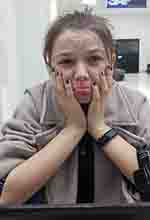
#> input picture Peruza.jpg, 150 x 220 px
$ python Porject.py
#> lines starting #> are read from the running program, lines starting #| are printed output that depends on the picture
import numpy as np
import matplotlib.pylab as plt

image = plt.imread("Peruza.jpg")
#> image is the input picture: shape (220, 150, 3); mean R, G, B 135.5, 125.8, 123.4

# Function to plot usual image
def plotimage(image, h=8, **kwargs):
    # Helper function to plot an image
    # y and x is positions of a pixel
    y = image.shape[0]
    x = image.shape[1]
    # W is a color value of a pixel
    w = (y / x) * h
    # Below 3 lines are for drawing a picture
    plt.figure(figsize=(w, h))
    plt.imshow(image, interpolation="none", **kwargs)
    plt.axis('off')

# Function to plot RGB version of image, each pixel is a three integers, we just need to split them
def plotRGBImage():
    # Creating a subplot, to recreate an RGB image
    fig, axs = plt.subplots(nrows=1, ncols=3, figsize=(15, 5))
    # In this for, we are going to split them, and show the image
    for c, ax, in zip(range(3), axs):
        # np.zeros Return a new array of given shape and type, filled with zeros.
        tmp_image = np.zeros(image.shape, dtype="uint8")
        # assign to temporal image R,G and B values(from for c were equal 0,1,2)
        tmp_image[:, :, c] = image[:, :, c]
        # Show the image
        ax.imshow(tmp_image)
        ax.set_axis_off()
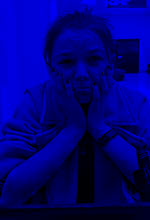
#> tmp_image: shape (220, 150, 3); mean R, G, B 0, 0, 123.4

# Bpsk Modulation
def bpskModulation(bitString):
    import math
    for i in range(len(bitString)):
        time = np.arange(0, 2 * math.pi, math.pi / 100 )
        if bitString[i] == '1':
            amplitude = np.sin(time)
        else:
            amplitude = np.sin(time)
            plt.plot(time,amplitude)
            plt.show()
    return

plotRGBImage()
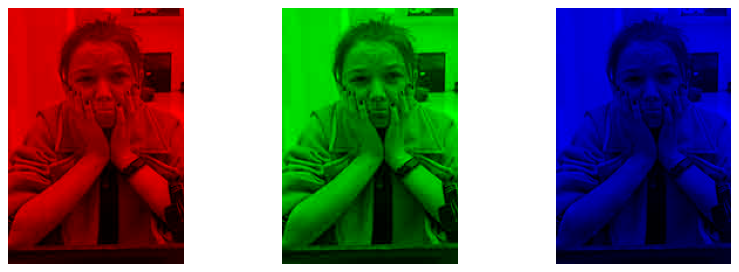
#> figure drawn by matplotlib, 3 panels
